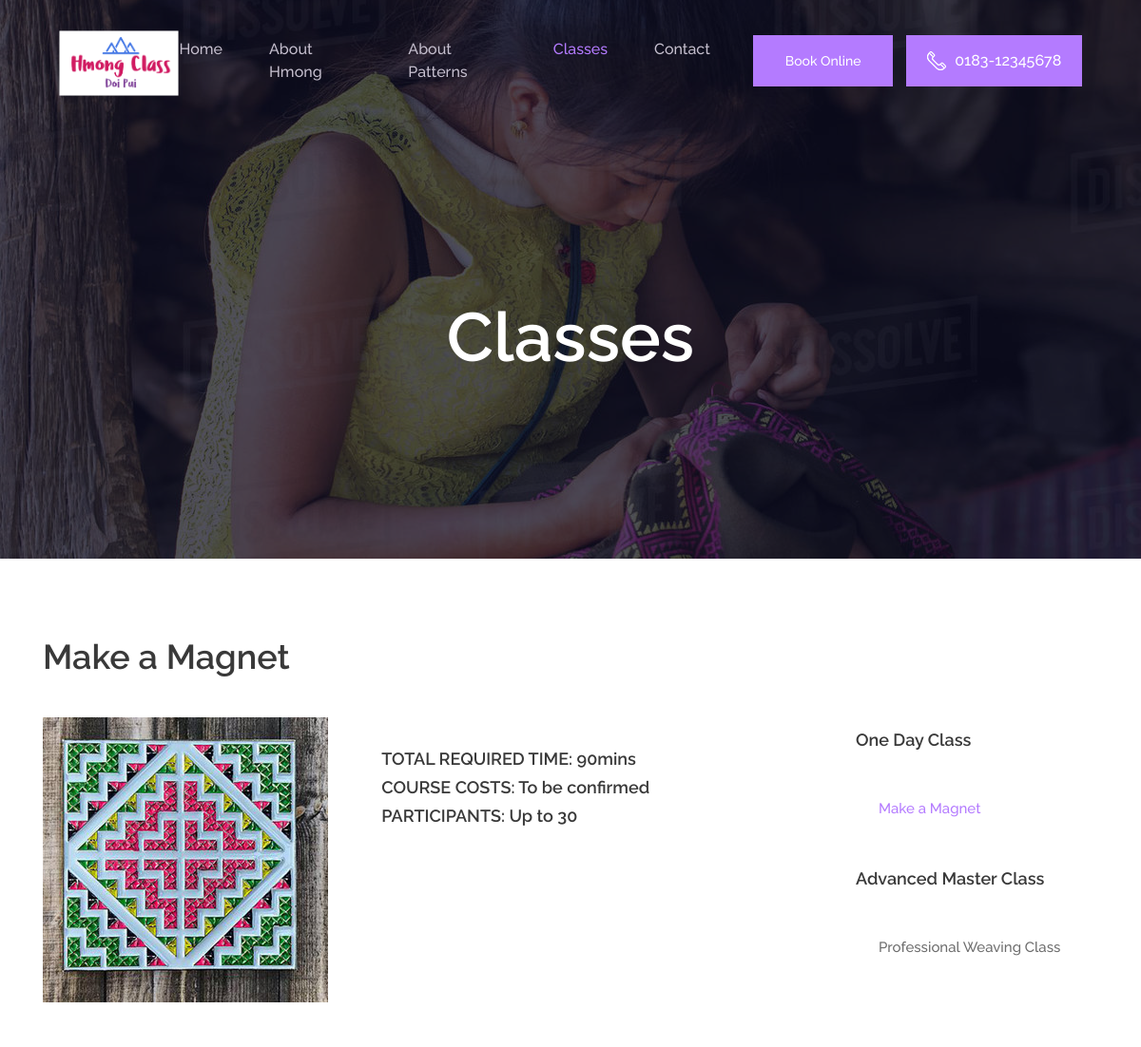
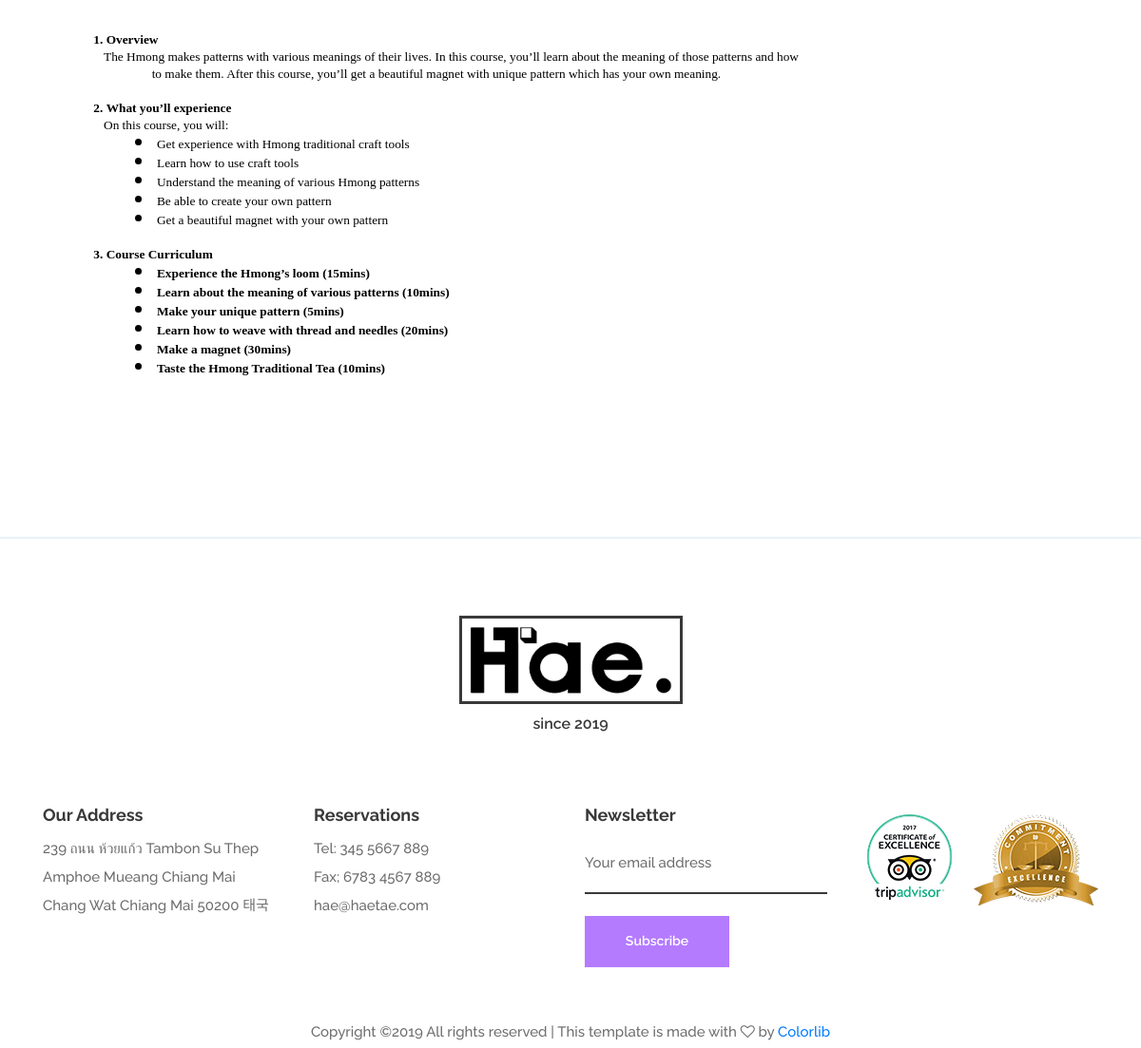
/blog.php?id=24, run on the app's committed database (2 pictures, top to bottom).
### tables this page shows
CREATE TABLE `program` (
  `pk` int(11) NOT NULL,
  `title` text NOT NULL,
  `detail` longtext,
  `image` text,
  `duration` text,
  `cost` text,
  `start_date` text,
  `create_time` timestamp NOT NULL DEFAULT CURRENT_TIMESTAMP,
  `display` tinyint(4) NOT NULL DEFAULT '1',
  `class` int(11) NOT NULL DEFAULT '0'
);

### src/blog.php (the view, shortened to what this page needs)
<?php
$conn = mysqli_connect(
    'localhost',
    'root',
    'q1w2e3r4',
    'hmong');
$sql = "SELECT * FROM program WHERE class > 0";
$result = mysqli_query($conn, $sql);
$one_day_list = '';
$master_day_list = '';
while ($row = mysqli_fetch_array($result)) {
    if ($row['class'] == 1) {
        $one_day_list = $one_day_list."<li><a href='blog.php?id={$row['pk']}'>{$row['title']}</a></li>";
    } else {
        $master_day_list = $master_day_list."<li><a href='blog.php?id={$row['pk']}'>{$row['title']}</a></li>";
    }
}
$result = mysqli_query($conn, "select * from program where pk = {$_GET['id']}");
$row = mysqli_fetch_array($result);
?>
<!DOCTYPE html>
<html lang="en">
<head>
    <link rel="stylesheet" type="text/css" href="styles/bootstrap-4.1.2/bootstrap.min.css">
    <link href="plugins/font-awesome-4.7.0/css/font-awesome.min.css" rel="stylesheet" type="text/css">
    <link rel="stylesheet" type="text/css" href="plugins/OwlCarousel2-2.3.4/owl.carousel.css">
    <link rel="stylesheet" type="text/css" href="plugins/OwlCarousel2-2.3.4/owl.theme.default.css">
    <link rel="stylesheet" type="text/css" href="plugins/OwlCarousel2-2.3.4/animate.css">
    <link href="plugins/colorbox/colorbox.css" rel="stylesheet" type="text/css">
    <link href="plugins/jquery-datepicker/jquery-ui.css" rel="stylesheet" type="text/css">
    <link rel="stylesheet" type="text/css" href="styles/common.css">
    <link rel="stylesheet" type="text/css" href="styles/blog.css">
    <link rel="stylesheet" type="text/css" href="styles/blog_responsive.css">
</head>
<body>
<div class="super_container">
    <?php include('include/header.php') ?>
    <div class="home">
        <div class="background_image" style="background-image:url(images/hmong_background.jpg)"></div>
        <div class="home_container">
            <div class="container">
                <div class="row">
                    <div class="col">
                        <div class="home_content text-center">
                            <div class="home_title">Classes</div>
                        </div>
                    </div>
                </div>
            </div>
        </div>
    </div>
    <div class="blog">
        <div class="container">
            <div class="row">
                <div class="col-lg-9">
                    <div class="blog_posts">
                        <div class="blog_post">
                        <div class="blog_post_title"><a href="#"><?= $row['title'] ?></a></div>
                        <br><br>
                            <div class="row">
                                <div class="blog_post_image col-5">
                                    <img src="images/magnet_300x300.jpg" alt="">
                                </div>
                                <div class="details_list col-7">
                                    <ul>
                                        <li><?= $row['duration'] ?></li>
                                        <li><?= $row['cost'] ?></li>
                                        <li><?= $row['start_date'] ?></li>
                                    </ul>
                                </div>
                            </div>
                            <div class="blog_post_content">
                                <div class="blog_post_text">
                                    <?= $row['detail'] ?>
                                </div>
                            </div>
                        </div>
                    </div>
                </div>
                <div class="col-lg-3">
                    <div class="sidebar">
                        <div class="recent_posts">
                            <div class="sidebar_title"><h4>One Day Class</h4></div>
                            <div class="main_nav sidebar_list">
                                <ul>
                                    <?= $one_day_list ?>
                                </ul>
                            </div>
                        </div>
                        <div class="categories">
                            <div class="sidebar_title"><h4>Advanced Master Class</h4></div>
                            <div class="main_nav sidebar_list">
                                <ul>
                                    <?= $master_day_list ?>
                                </ul>
                            </div>
                        </div>
                    </div>
                </div>
            </div>
        </div>
    </div>
    <?php include('include/footer.php') ?>
</div>
</body>
</html>

### src/styles/common.css (style rules this page uses)
* { margin: 0; padding: 0; -webkit-font-smoothing: antialiased; -webkit-text-shadow: rgba(0,0,0,.01) 0 0 1px; text-shadow: rgba(0,0,0,.01) 0 0 1px; }
body { font-family: 'Raleway', sans-serif; font-size: 14px; font-weight: 400; background: #FFFFFF; color: #a5a5a5; }
div { display: block; position: relative; -webkit-box-sizing: border-box; -moz-box-sizing: border-box; box-sizing: border-box; }
ul { list-style: none; margin-bottom: 0px; }
p { font-family: 'Raleway', sans-serif; font-size: 15px; line-height: 2; font-weight: 500; color: #6d6d6d; -webkit-font-smoothing: antialiased; -webkit-text-shadow: rgba(0,0,0,.01) 0 0 1px; text-shadow: rgba(0,0,0,.01) 0 0 1px; }
p:last-of-type { margin-bottom: 0; }
a { -webkit-transition: all 200ms ease; -moz-transition: all 200ms ease; -ms-transition: all 200ms ease; -o-transition: all 200ms ease; transition: all 200ms ease; }
a, a:hover, a:visited, a:active, a:link { text-decoration: none; -webkit-font-smoothing: antialiased; -webkit-text-shadow: rgba(0,0,0,.01) 0 0 1px; text-shadow: rgba(0,0,0,.01) 0 0 1px; }
h4 { font-size: 18px; }
h1, h2, h3, h4, h5, h6 { font-family: 'Raleway', sans-serif; -webkit-font-smoothing: antialiased; -webkit-text-shadow: rgba(0,0,0,.01) 0 0 1px; text-shadow: rgba(0,0,0,.01) 0 0 1px; line-height: 1.2; color: #393939; font-weight: 600; }
img { max-width: 100%; }
.super_container { width: 100%; overflow: hidden; }
.background_image { position: absolute; top: 0; left: 0; width: 100%; height: 100%; background-repeat: no-repeat; background-size: cover; background-position: center center; }
.main_nav ul li a { font-size: 16px; font-weight: 500; color: #c5bfce; }
.main_nav ul li a:hover, .main_nav ul li.active a { color: #b47bff; }

### src/styles/blog.css (style rules this page uses)
.home { width: 100%; height: 588px; background: #0f0e24; }
.home .background_image { opacity: 0.28; }
.home_container { position: absolute; top: 60.3%; -webkit-transform: translateY(-50%); -moz-transform: translateY(-50%); -ms-transform: translateY(-50%); -o-transform: translateY(-50%); transform: translateY(-50%); left: 0; width: 100%; }
.home_title { font-size: 72px; font-weight: 600; color: #ffffff; line-height: 1.2; }
.blog { background: #ffffff; padding-top: 82px; padding-bottom: 110px; border-bottom: solid 2px #eaf2f7; }
.blog_post_content { padding-top: 45px; padding-left: 64px; padding-bottom: 59px; padding-right: 30px; }
.blog_post_title a { font-size: 36px; font-weight: 600; color: #393939; line-height: 1.2; padding-bottom: 30px; }
.blog_post_text { margin-top: 16px; }
.sidebar { padding-top: 41px; }
.recent_posts { margin-top: 57px; }
.sidebar_list { margin-top: 50px; padding-left: 24px; }
.sidebar_list ul li a { font-size: 15px; font-weight: 500; color: #6d6d6d; }
.categories { margin-top: 52px; }
.details_list { margin-top: 30px; }
.details_list ul li:not(:last-of-type) { margin-bottom: 3px; }
.details_list ul li { font-size: 18px; font-weight: 600; color: #393939; }

### data on the page
program: title "Make a Magnet", duration "TOTAL REQUIRED TIME: 90mins", cost "COURSE COSTS: To be confirmed", start_date "PARTICIPANTS: Up to 30", detail "Overview The Hmong makes patterns with various meanings of their lives. In this course, you’ll learn about the meaning of those patterns and how to make them. After this course, you’ll get a beautiful magnet with unique pattern which has your own meaning. What you’ll experience On this course, you will: Get experience with Hmong traditional craft tools Learn how to use craft tools Understand the meaning of various Hmong patterns Be able to create your own pattern Get a beautiful magnet with your own pattern Course Curriculum Experience the Hmong’s loom (15mins) Learn about the meaning of various patterns (10mins) Make your unique pattern (5mins) Learn how to weave with thread and needles…"
program: title "Professional Weaving Class"
